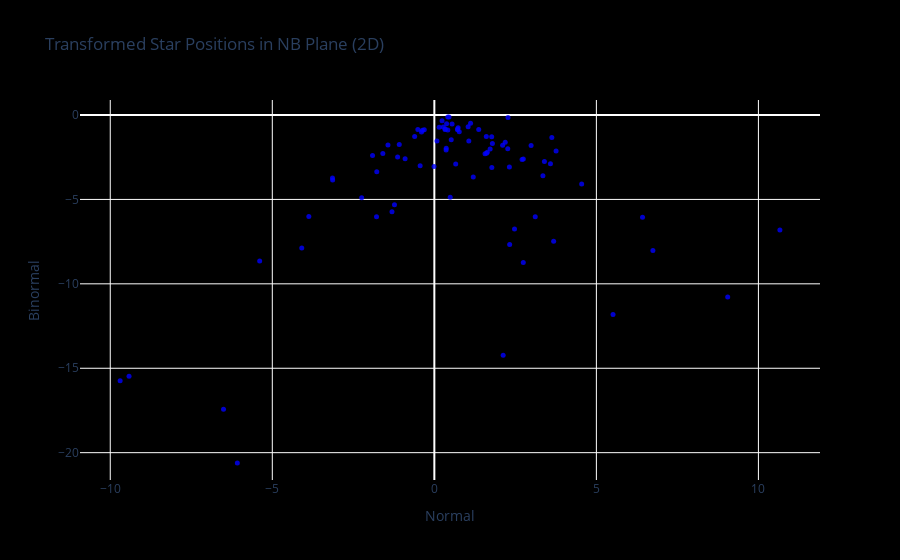
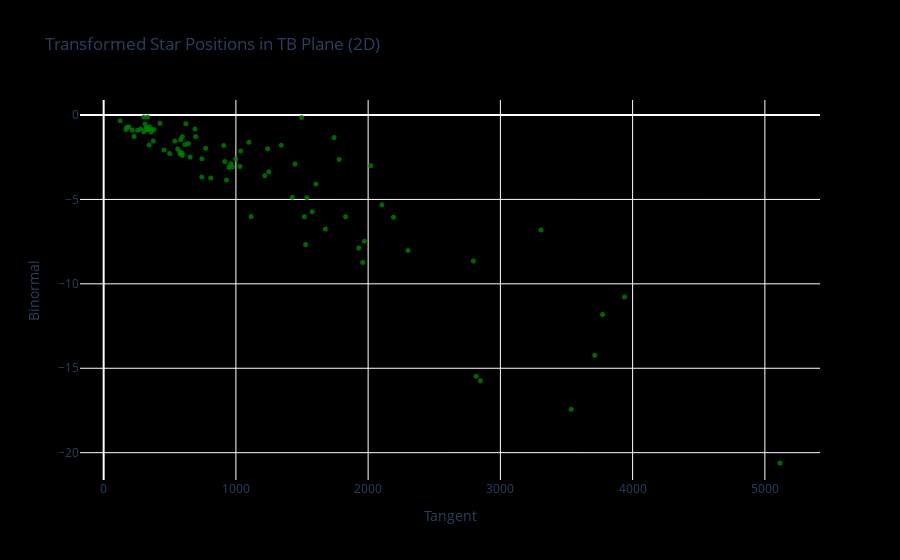

Notebook code cell kept with these figures, in order:
### Code cell
fig_2d_nb = go.Figure()

# Add the transformed points to the 2D plot
fig_2d_nb.add_trace(go.Scatter(
    x=n_transformed, y=b_transformed,
    mode='markers',
    marker=dict(
        size=5,
        color='blue',  # Use a different color for the transformed points
        opacity=0.8
    ),
    name='Transformed Points'
))

fig_2d_nb.update_layout(
    title='Transformed Star Positions in NB Plane (2D)',
    xaxis_title='Normal',
    yaxis_title='Binormal',
    yaxis=dict(
               range=[min(b_transformed) - 1, max(b_transformed) + 1]),  # Ensure the y-axis is scaled to the x-axis
    xaxis=dict(constrain='domain'),  # Ensure the x-axis is constrained to the domain
    paper_bgcolor='black',
    plot_bgcolor='black'
)

fig_2d_nb.show()

# Create a 2D scatter plot for the TB plane
fig_2d_tb = go.Figure()

# Add the transformed points to the 2D plot
fig_2d_tb.add_trace(go.Scatter(
    x=t_transformed, y=b_transformed,
    mode='markers',
    marker=dict(
        size=5,
        color='green',  # Use a different color for the transformed points
        opacity=0.8
    ),
    name='Transformed Points'
))

fig_2d_tb.update_layout(
    title='Transformed Star Positions in TB Plane (2D)',
    xaxis_title='Tangent',
    yaxis_title='Binormal',
    yaxis=dict(
               range=[min(b_transformed) - 1, max(b_transformed) + 1]),  # Ensure the y-axis is scaled to the x-axis
    xaxis=dict(constrain='domain'),  # Ensure the x-axis is constrained to the domain
    paper_bgcolor='black',
    plot_bgcolor='black'
)

fig_2d_tb.show()

# Create a 2D scatter plot for the TN plane
fig_2d_tn = go.Figure()

# Add the transformed points to the 2D plot
fig_2d_tn.add_trace(go.Scatter(
    x=t_transformed, y=n_transformed,
    mode='markers',
    marker=dict(
        size=5,
        color='yellowgreen',  # Use a different color for the transformed points
        opacity=0.8
    ),
    name='Transformed Points'
))

fig_2d_tn.update_layout(
    title='Transformed Star Positions in TN Plane (2D)',
    xaxis_title='Tangent',
    yaxis_title='Normal',
    yaxis=dict(
               range=[min(n_transformed) - 1, max(n_transformed) + 1]),  # Ensure the y-axis is scaled to the x-axis
    xaxis=dict(constrain='domain'),  # Ensure the x-axis is constrained to the domain
    paper_bgcolor='black',
    plot_bgcolor='black'
)

fig_2d_tn.show()

### Figure 1 — Plotly figure (JSON) as saved in the notebook; plotly's stock layout.template omitted (floating-point values rounded to 4 significant figures)
{"data": [{"marker": {"color": "blue", "opacity": 0.8, "size": 5}, "mode": "markers", "name": "Transformed Points", "type": "scatter", "x": [2.273, 0.4158, 0.4541, 3.626, 0.3781, 0.7175, 2.108, 2.187, 2.265, 1.118, 1.604, 2.707, 0.5471, -0.438, 0.6596, -0.3104, -1.776, -0.396, -1.23, 0.3291, 0.3661, 0.5211, -0.009498, 0.4899, 10.66, 2.985, 1.043, 1.77, 0.7345, 0.2378, 4.546, 2.746, 1.791, 0.7159, 9.052, 1.064, 3.756, 1.369, 3.583, 3.397, 6.424, 3.35, 2.316, 0.769, 6.744, 1.722, 0.339, 5.514, 3.114, 1.774, 0.276, 2.124, 0.08096, 0.1496, 3.681, 0.4158, 1.635, 1.61, 1.564, 2.474, 2.745, 0.3636, 1.201, 2.324, -1.082, -5.39, -2.243, -0.9017, -0.3673, -1.133, -4.091, -1.307, -6.079, -1.784, -6.505, -1.907, -3.138, -1.589, -0.508, -3.143, -1.431, -3.873, -0.6073, -9.42, -9.695], "y": [-0.1467, -0.111, -0.1155, -1.325, -0.5232, -0.8246, -1.79, -1.619, -2.003, -0.4819, -1.28, -2.64, -0.5272, -3.006, -2.903, -0.8735, -3.367, -1.004, -5.315, -0.8538, -1.967, -1.464, -3.047, -4.872, -6.811, -1.807, -0.6923, -1.288, -0.7552, -0.3372, -4.09, -2.611, -1.689, -0.8786, -10.78, -1.539, -2.137, -0.8599, -2.889, -2.755, -6.058, -3.591, -3.082, -0.9957, -8.018, -2.014, -0.831, -11.82, -6.021, -3.105, -0.7115, -14.22, -1.534, -0.7217, -7.476, -0.8951, -2.208, -2.269, -2.296, -6.752, -8.735, -2.08, -3.666, -7.672, -1.751, -8.654, -4.895, -2.594, -0.8978, -2.494, -7.876, -5.725, -20.62, -6.029, -17.43, -2.395, -3.857, -2.283, -0.8551, -3.731, -1.777, -6.017, -1.277, -15.48, -15.74]}], "layout": {"paper_bgcolor": "black", "plot_bgcolor": "black", "title": {"text": "Transformed Star Positions in NB Plane (2D)"}, "xaxis": {"constrain": "domain", "title": {"text": "Normal"}}, "yaxis": {"range": [-21.62, 0.889], "title": {"text": "Binormal"}}}}

### Figure 2 — Plotly figure (JSON) as saved in the notebook; plotly's stock layout.template omitted (floating-point values rounded to 4 significant figures)
{"data": [{"marker": {"color": "green", "opacity": 0.8, "size": 5}, "mode": "markers", "name": "Transformed Points", "type": "scatter", "x": [1497.0, 302.2, 332.8, 1742.0, 621.2, 690.6, 1344.0, 1099.0, 1240.0, 426.0, 696.3, 1781.0, 313.3, 2019.0, 1447.0, 363.1, 1249.0, 358.8, 2104.0, 380.6, 771.2, 581.7, 1031.0, 1427.0, 3308.0, 908.1, 345.6, 595.2, 323.2, 124.5, 1604.0, 999.1, 640.3, 330.4, 3939.0, 538.9, 1036.0, 322.9, 961.0, 915.6, 2192.0, 1219.0, 973.3, 302.8, 2302.0, 560.1, 279.2, 3773.0, 1830.0, 947.1, 190.4, 3714.0, 374.5, 175.7, 1971.0, 215.6, 577.9, 593.3, 578.4, 1676.0, 1959.0, 455.5, 741.6, 1527.0, 614.7, 2796.0, 1537.0, 741.8, 257.1, 653.9, 1929.0, 1577.0, 5114.0, 1518.0, 3535.0, 594.0, 929.3, 499.6, 168.7, 809.7, 343.9, 1115.0, 229.9, 2817.0, 2849.0], "y": [-0.1467, -0.111, -0.1155, -1.325, -0.5232, -0.8246, -1.79, -1.619, -2.003, -0.4819, -1.28, -2.64, -0.5272, -3.006, -2.903, -0.8735, -3.367, -1.004, -5.315, -0.8538, -1.967, -1.464, -3.047, -4.872, -6.811, -1.807, -0.6923, -1.288, -0.7552, -0.3372, -4.09, -2.611, -1.689, -0.8786, -10.78, -1.539, -2.137, -0.8599, -2.889, -2.755, -6.058, -3.591, -3.082, -0.9957, -8.018, -2.014, -0.831, -11.82, -6.021, -3.105, -0.7115, -14.22, -1.534, -0.7217, -7.476, -0.8951, -2.208, -2.269, -2.296, -6.752, -8.735, -2.08, -3.666, -7.672, -1.751, -8.654, -4.895, -2.594, -0.8978, -2.494, -7.876, -5.725, -20.62, -6.029, -17.43, -2.395, -3.857, -2.283, -0.8551, -3.731, -1.777, -6.017, -1.277, -15.48, -15.74]}], "layout": {"paper_bgcolor": "black", "plot_bgcolor": "black", "title": {"text": "Transformed Star Positions in TB Plane (2D)"}, "xaxis": {"constrain": "domain", "title": {"text": "Tangent"}}, "yaxis": {"range": [-21.62, 0.889], "title": {"text": "Binormal"}}}}
